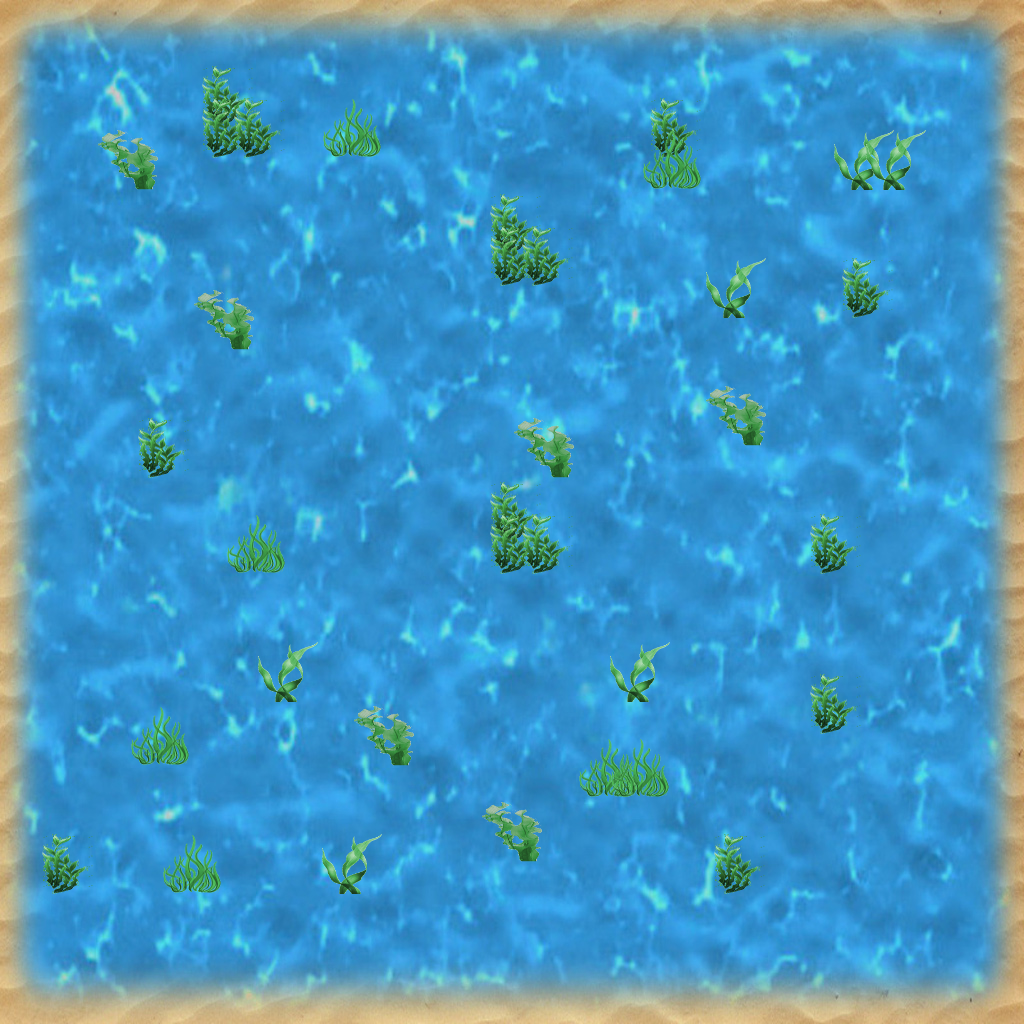

Below is a game level as drawn by its tile map, then a one-line description and the .tmx file that defines it, in full:
An orthogonal 32x32 tile map with 32x32 px tiles, 1 tile layer (Tile Layer 1), 4 tilesets, 1 image layer and 23 objects.

<map version="1.5" tiledversion="1.6.0" orientation="orthogonal" renderorder="right-down" width="32" height="32" tilewidth="32" tileheight="32" infinite="0" nextlayerid="4" nextobjectid="26">
 <tileset firstgid="1" name="ocean-plants" tilewidth="64" tileheight="64" tilecount="4" columns="2">
  <image source="ocean-plants.png" width="128" height="128" />
 </tileset>
 <tileset firstgid="5" name="rock" tilewidth="64" tileheight="64" tilecount="1" columns="1">
  <properties>
   <property name="name" value="Rock" />
  </properties>
  <image source="rock.png" width="64" height="64" />
  <tile id="0">
   <properties>
    <property name="name" value="Rock" />
   </properties>
  </tile>
 </tileset>
 <tileset firstgid="6" name="starfish" tilewidth="64" tileheight="64" tilecount="1" columns="1">
  <image source="starfish.png" width="64" height="64" />
  <tile id="0">
   <properties>
    <property name="name" value="Starfish" />
   </properties>
  </tile>
 </tileset>
 <tileset firstgid="7" name="sign" tilewidth="64" tileheight="64" tilecount="1" columns="1">
  <properties>
   <property name="message" value="Hello, World!" />
   <property name="name" value="Sign" />
  </properties>
  <image source="sign.png" width="64" height="64" />
  <tile id="0">
   <properties>
    <property name="message" value="Hello, World!" />
    <property name="name" value="Sign" />
   </properties>
  </tile>
 </tileset>
 <imagelayer id="2" name="Image Layer 1">
  <image source="large-water.jpg" width="1024" height="1024" />
 </imagelayer>
 <layer id="1" name="Tile Layer 1" width="32" height="32">
  <data encoding="csv">
0,0,0,0,0,0,0,0,0,0,0,0,0,0,0,0,0,0,0,0,0,0,0,0,0,0,0,0,0,0,0,0,
0,0,0,0,0,0,0,0,0,0,0,0,0,0,0,0,0,0,0,0,0,0,0,0,0,0,0,0,0,0,0,0,
0,0,0,0,0,0,0,0,0,0,0,0,0,0,0,0,0,0,0,0,0,0,0,0,0,0,0,0,0,0,0,0,
0,0,0,0,0,0,1,0,0,0,0,0,0,0,0,0,0,0,0,0,0,0,0,0,0,0,0,0,0,0,0,0,
0,0,0,0,0,0,1,1,0,0,3,0,0,0,0,0,0,0,0,0,1,0,0,0,0,0,0,0,0,0,0,0,
0,0,0,4,0,0,0,0,0,0,0,0,0,0,0,0,0,0,0,0,3,0,0,0,0,0,2,2,0,0,0,0,
0,0,0,0,0,0,0,0,0,0,0,0,0,0,0,0,0,0,0,0,0,0,0,0,0,0,0,0,0,0,0,0,
0,0,0,0,0,0,0,0,0,0,0,0,0,0,0,1,0,0,0,0,0,0,0,0,0,0,0,0,0,0,0,0,
0,0,0,0,0,0,0,0,0,0,0,0,0,0,0,1,1,0,0,0,0,0,0,0,0,0,0,0,0,0,0,0,
0,0,0,0,0,0,0,0,0,0,0,0,0,0,0,0,0,0,0,0,0,0,2,0,0,0,1,0,0,0,0,0,
0,0,0,0,0,0,4,0,0,0,0,0,0,0,0,0,0,0,0,0,0,0,0,0,0,0,0,0,0,0,0,0,
0,0,0,0,0,0,0,0,0,0,0,0,0,0,0,0,0,0,0,0,0,0,0,0,0,0,0,0,0,0,0,0,
0,0,0,0,0,0,0,0,0,0,0,0,0,0,0,0,0,0,0,0,0,0,0,0,0,0,0,0,0,0,0,0,
0,0,0,0,0,0,0,0,0,0,0,0,0,0,0,0,0,0,0,0,0,0,4,0,0,0,0,0,0,0,0,0,
0,0,0,0,1,0,0,0,0,0,0,0,0,0,0,0,4,0,0,0,0,0,0,0,0,0,0,0,0,0,0,0,
0,0,0,0,0,0,0,0,0,0,0,0,0,0,0,0,0,0,0,0,0,0,0,0,0,0,0,0,0,0,0,0,
0,0,0,0,0,0,0,0,0,0,0,0,0,0,0,1,0,0,0,0,0,0,0,0,0,0,0,0,0,0,0,0,
0,0,0,0,0,0,0,3,0,0,0,0,0,0,0,1,1,0,0,0,0,0,0,0,0,1,0,0,0,0,0,0,
0,0,0,0,0,0,0,0,0,0,0,0,0,0,0,0,0,0,0,0,0,0,0,0,0,0,0,0,0,0,0,0,
0,0,0,0,0,0,0,0,0,0,0,0,0,0,0,0,0,0,0,0,0,0,0,0,0,0,0,0,0,0,0,0,
0,0,0,0,0,0,0,0,0,0,0,0,0,0,0,0,0,0,0,0,0,0,0,0,0,0,0,0,0,0,0,0,
0,0,0,0,0,0,0,0,2,0,0,0,0,0,0,0,0,0,0,2,0,0,0,0,0,0,0,0,0,0,0,0,
0,0,0,0,0,0,0,0,0,0,0,0,0,0,0,0,0,0,0,0,0,0,0,0,0,1,0,0,0,0,0,0,
0,0,0,0,3,0,0,0,0,0,0,4,0,0,0,0,0,0,0,0,0,0,0,0,0,0,0,0,0,0,0,0,
0,0,0,0,0,0,0,0,0,0,0,0,0,0,0,0,0,0,3,3,0,0,0,0,0,0,0,0,0,0,0,0,
0,0,0,0,0,0,0,0,0,0,0,0,0,0,0,0,0,0,0,0,0,0,0,0,0,0,0,0,0,0,0,0,
0,0,0,0,0,0,0,0,0,0,0,0,0,0,0,4,0,0,0,0,0,0,0,0,0,0,0,0,0,0,0,0,
0,1,0,0,0,3,0,0,0,0,2,0,0,0,0,0,0,0,0,0,0,0,1,0,0,0,0,0,0,0,0,0,
0,0,0,0,0,0,0,0,0,0,0,0,0,0,0,0,0,0,0,0,0,0,0,0,0,0,0,0,0,0,0,0,
0,0,0,0,0,0,0,0,0,0,0,0,0,0,0,0,0,0,0,0,0,0,0,0,0,0,0,0,0,0,0,0,
0,0,0,0,0,0,0,0,0,0,0,0,0,0,0,0,0,0,0,0,0,0,0,0,0,0,0,0,0,0,0,0,
0,0,0,0,0,0,0,0,0,0,0,0,0,0,0,0,0,0,0,0,0,0,0,0,0,0,0,0,0,0,0,0
</data>
 </layer>
 <objectgroup id="3" name="Object Layer 1">
  <object id="1" gid="5" x="32" y="832" width="64" height="64" />
  <object id="2" gid="5" x="288" y="960" width="64" height="64" />
  <object id="3" gid="5" x="256" y="800" width="64" height="64" />
  <object id="4" gid="5" x="480" y="768" width="64" height="64" />
  <object id="5" gid="5" x="448" y="704" width="64" height="64" />
  <object id="6" gid="5" x="416" y="640" width="64" height="64" />
  <object id="7" gid="5" x="352" y="640" width="64" height="64" />
  <object id="8" gid="5" x="800" y="864" width="64" height="64" />
  <object id="9" gid="5" x="352" y="288" width="64" height="64" />
  <object id="10" gid="5" x="256" y="320" width="64" height="64" />
  <object id="11" gid="5" x="160" y="384" width="64" height="64" />
  <object id="12" gid="5" x="96" y="448" width="64" height="64" />
  <object id="13" gid="5" x="32" y="512" width="64" height="64" />
  <object id="14" gid="5" x="224" y="384" width="64" height="64" />
  <object id="16" gid="6" x="192" y="896" width="64" height="64" />
  <object id="17" gid="6" x="192" y="608" width="64" height="64" />
  <object id="18" gid="6" x="352" y="448" width="64" height="64" />
  <object id="19" gid="6" x="704" y="640" width="64" height="64" />
  <object id="20" gid="6" x="608" y="896" width="64" height="64" />
  <object id="22" gid="7" x="64" y="704" width="64" height="64">
   <properties>
    <property name="message" value="Collect them all!" />
   </properties>
  </object>
  <object id="23" gid="5" x="928" y="544" width="64" height="64" />
  <object id="24" gid="5" x="32" y="608" width="64" height="64" />
  <object id="25" x="64" y="928" width="64" height="64">
   <properties>
    <property name="name" value="Start" />
   </properties>
  </object>
 </objectgroup>
</map>
